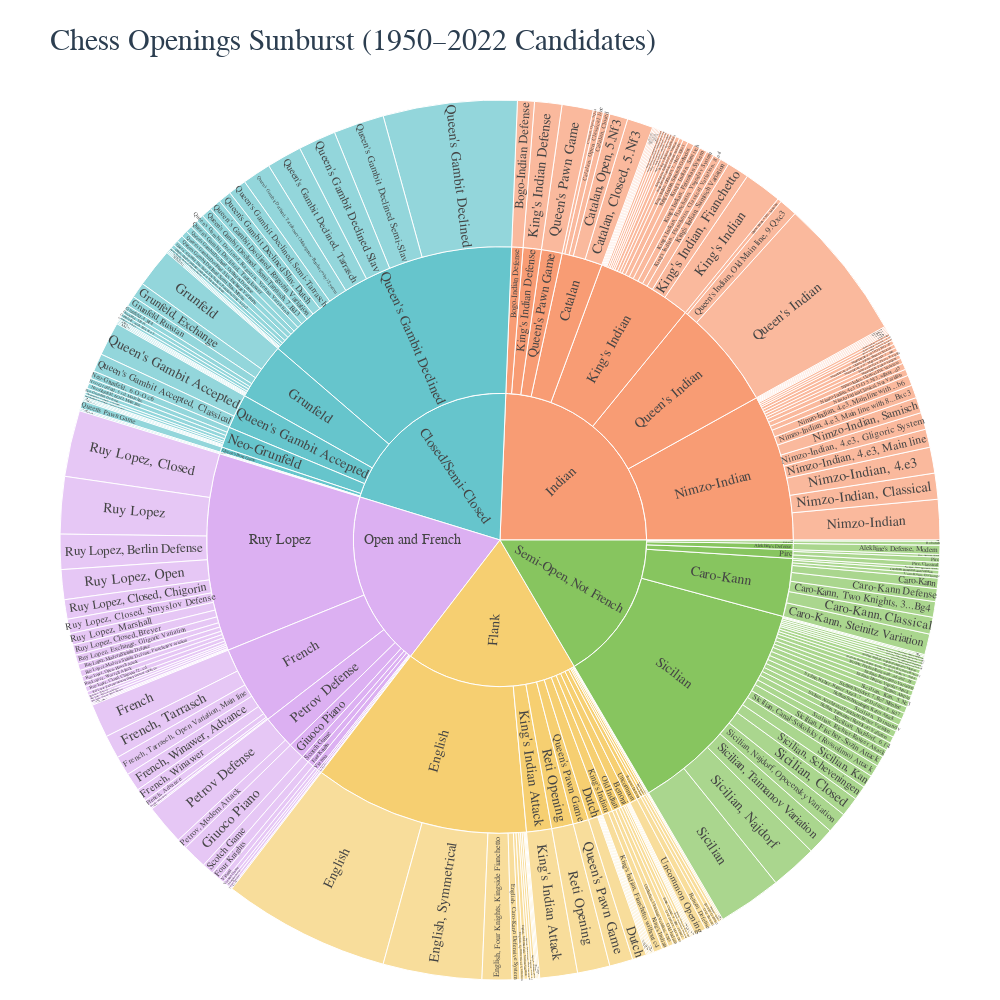

Source (notebook cell):
### Code cell
fig = px.sunburst(
    df_grouped,
    path=["Opening_Family", "Short_Opening_Name","Full_Opening_Name"],
    values="Count",
    color="Opening_Family",
    color_discrete_sequence=pc.qualitative.Pastel,
    title="Chess Openings Sunburst (1950–2022 Candidates)"
)

fig.update_layout(
    width=1000,  # default is ~700
    height=1000,  # increase for more space
    margin=dict(t=100, l=20, r=20, b=20),
    font=dict(family="Georgia", size=18, color="#2c3e50"),
    title_font=dict(size=30, family="Georgia", color="#2c3e50"),
    paper_bgcolor="white"
)

fig.update_traces(
    insidetextorientation='radial',
    textfont_size=14,
    hovertemplate="<b>%{label}</b><br>Games: %{value}<extra></extra>"
)

fig.show()

### Figure 1 — Plotly figure (JSON) as saved in the notebook; plotly's stock layout.template omitted (floating-point values rounded to 4 significant figures; data arrays with more than 128 entries replaced by an {"elided": "..."} marker saying what was removed)
{"data": [{"branchvalues": "total", "customdata": {"elided": "279x1 str values"}, "domain": {"x": [0, 1], "y": [0, 1]}, "hovertemplate": "<b>%{label}</b><br>Games: %{value}<extra></extra>", "ids": {"elided": "279 str values"}, "insidetextorientation": "radial", "labels": {"elided": "279 str values"}, "marker": {"colors": {"elided": "279 str values"}}, "name": "", "parents": {"elided": "279 str values"}, "textfont": {"size": 14}, "type": "sunburst", "values": {"elided": "279 float values"}}], "layout": {"font": {"color": "#2c3e50", "family": "Georgia", "size": 18}, "height": 1000, "legend": {"tracegroupgap": 0}, "margin": {"b": 20, "l": 20, "r": 20, "t": 100}, "paper_bgcolor": "white", "sunburstcolorway": ["rgb(102, 197, 204)", "rgb(246, 207, 113)", "rgb(248, 156, 116)", "rgb(220, 176, 242)", "rgb(135, 197, 95)", "rgb(158, 185, 243)", "rgb(254, 136, 177)", "rgb(201, 219, 116)", "rgb(139, 224, 164)", "rgb(180, 151, 231)", "rgb(179, 179, 179)"], "title": {"font": {"color": "#2c3e50", "family": "Georgia", "size": 30}, "text": "Chess Openings Sunburst (1950–2022 Candidates)"}, "width": 1000}}
